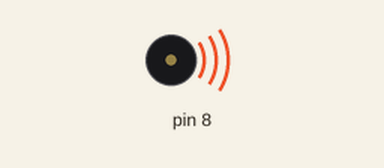
Simulated run of this sketch. Board: Arduino Uno, built with avr-gcc and run on an emulated ATmega328P. On the bench: buzzer (waves = sounding).

Above: at 0.1 s.
At 2.1 s:
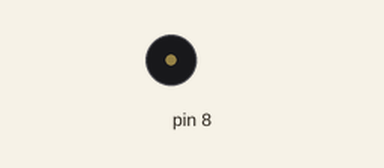
Timing chart, 0 to 3.6 s (numbered marks = the images above):
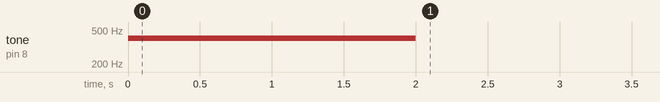

The sketch:

week03_1_.ino
```cpp
// week03_1_


void setup() {
  // put your setup code here, to run once:
  pinMode(8, OUTPUT);
  tone(8, 400, 2000);
  delay(2000);
}

void loop() {
  // put your main code here, to run repeatedly:

}
```
